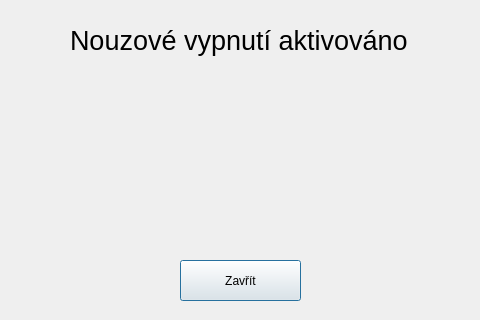
<?xml version="1.0" encoding="UTF-8"?>
<ui version="4.0">
 <class>WarningDialog</class>
 <widget class="QDialog" name="WarningDialog">
  <property name="windowModality">
   <enum>Qt::ApplicationModal</enum>
  </property>
  <property name="geometry">
   <rect>
    <x>0</x>
    <y>0</y>
    <width>480</width>
    <height>320</height>
   </rect>
  </property>
  <property name="minimumSize">
   <size>
    <width>480</width>
    <height>320</height>
   </size>
  </property>
  <property name="maximumSize">
   <size>
    <width>480</width>
    <height>320</height>
   </size>
  </property>
  <property name="windowTitle">
   <string>Dialog</string>
  </property>
  <property name="windowIcon">
   <iconset resource="JetPrinterUI.qrc">
    <normaloff>:/images/info.ico</normaloff>:/images/info.ico</iconset>
  </property>
  <widget class="QPushButton" name="pushButton">
   <property name="geometry">
    <rect>
     <x>180</x>
     <y>260</y>
     <width>121</width>
     <height>41</height>
    </rect>
   </property>
   <property name="text">
    <string>Zavřít</string>
   </property>
  </widget>
  <widget class="QLabel" name="label">
   <property name="geometry">
    <rect>
     <x>70</x>
     <y>0</y>
     <width>341</width>
     <height>81</height>
    </rect>
   </property>
   <property name="font">
    <font>
     <pointsize>20</pointsize>
    </font>
   </property>
   <property name="text">
    <string>Nouzové vypnutí aktivováno</string>
   </property>
  </widget>
  <widget class="QLabel" name="label_2">
   <property name="geometry">
    <rect>
     <x>150</x>
     <y>70</y>
     <width>181</width>
     <height>161</height>
    </rect>
   </property>
   <property name="text">
    <string/>
   </property>
   <property name="pixmap">
    <pixmap resource="JetPrinterUI.qrc">:/images/totalstop.png</pixmap>
   </property>
   <property name="scaledContents">
    <bool>true</bool>
   </property>
  </widget>
 </widget>
 <resources>
  <include location="JetPrinterUI.qrc"/>
 </resources>
 <connections>
  <connection>
   <sender>pushButton</sender>
   <signal>clicked()</signal>
   <receiver>WarningDialog</receiver>
   <slot>accept()</slot>
   <hints>
    <hint type="sourcelabel">
     <x>197</x>
     <y>121</y>
    </hint>
    <hint type="destinationlabel">
     <x>159</x>
     <y>119</y>
    </hint>
   </hints>
  </connection>
 </connections>
</ui>
